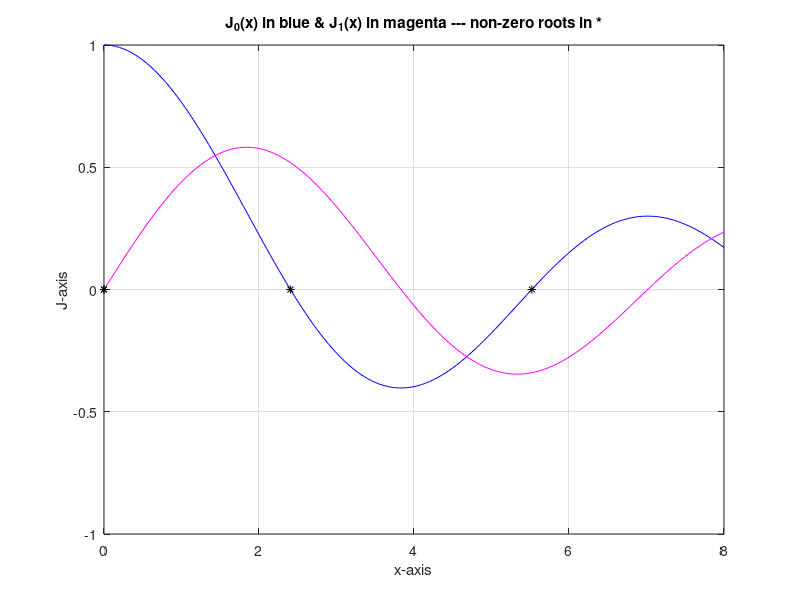

MATLAB code for this plot:
%
%  CA4_bessel.m -- djm -- 03 feb 2019
%

%  matrix size (kP = # of zeros, mP-1 = max bessel index)
kP = 2;
mP = kP;

%  matrix for zeros
Amk = zeros(mP,kP);

% Count for function evals
Nevals=0;

% Convergence tolerance
tol=1e-6; 

%  define bessel function
bfunc = @(x,mm) besselj(mm,x);

% % ======================================================================= %
% %                         PART 1: MATLABS FZERO                           %
% % ======================================================================= %
% %  fzero options - 2 versions
% opt1 = optimset('TolX',tol,'Display','final');
% opt2 = optimset('TolX',tol,'Display','iter');
% 
% %
% % The following section shows how to find some roots using fzero 
% % You can use this to create your all fzero code
% %
% mm = 0;
% 
% % Compute z_{0,1} using fzero - options version 1
% ri = [2,3];    % Initial Bracket
% [Amk(mm+1,1),err, exitflag,output] = fzero(@(x) bfunc(x,mm),ri,opt1);
% 
% % next root estimate
% root_est = Amk(mm+1, 1)+pi;
% a = root_est - (pi/2);
% b = root_est + (pi/2);
% disp(a);
% 
% % This tracks functions evals for fzero
% Nevals = Nevals + output.funcCount; 
% 
% % Compute z_{0,2} using fzero - options version 2
% ri = [a,b];    % Initial Bracket
% [Amk(mm+1,2),err,exitflag, output] = fzero(@(x) bfunc(x,mm),ri,opt2);
% Nevals = Nevals + output.funcCount; 
% 
% % ============================== Testing ================================ %
% 
% 
% % Compute z_{1,1} using fzero - options version 2
% ri = [Amk(mm+1,1),Amk(mm+2, 1)];    % Initial Bracket
% [Amk(mm+2,1),err,exitflag,output] = fzero(@(x) bfunc(x,mm),ri,opt2);
% Nevals = Nevals + output.funcCount; 
% 
% % next root estimate
% root_est = Amk(mm+2, 1)+pi;
% a = root_est - (pi/2);
% b = root_est + (pi/2);
% disp(a);
% 
% % Compute z_{1,2} using fzero - options version 2
% ri = [a,b];    % Initial Bracket
% [Amk(mm+2,2),err,exitflag,output] = fzero(@(x) bfunc(x,mm),ri,opt2);
% Nevals = Nevals + output.funcCount; 
% % ======================================================================= %
% 
% 
% return;

% ======================================================================= %
%                         PART 2: NEWTONS METHOD.                         %
% ======================================================================= %
%
% The following section shows how to find some roots using Newton's method 
% You can use this section to create your all Newton's method code
%
mm = 0;

nm = @(x,m) x - besselj(m,x)/(0.5*(besselj(m-1,x)-besselj(m+1,x)));

%Initial guess for z_{1,1}
z11i = 2.5;

zn=z11i;
check=1; 
%Root finding loop
while abs(check) > tol
    Amk(mm+1,1) = nm(zn,mm);
    check = Amk(mm+1,1)-zn;
    
    % Here we track function evals for Newton
    Nevals = Nevals + 3; 
    
    zn = Amk(mm+1,1);
end


%Initial guess for z_{1,2}
z12i = zn+pi;

Nevals=0; 
zn=z12i;
check=1; 
%Root finding loop
while abs(check) > tol
    Amk(mm+1,2) = nm(zn,mm);
    check = Amk(mm+1,2)-zn;
    
    % Here we track function evals for Newton
    Nevals = Nevals + 3; 
    
    zn = Amk(mm+1,2);
end

%
% Output 2x2 matrix and Nevals for checking
%
A22 = Amk(1:2,1:2)
Nevals

%  plot bessel function (useful for testing?)
figure(1000);  clf
xx = 0:0.05:8;
plot(xx,besselj(0,xx),'b');  hold on
plot(xx,besselj(1,xx),'m');
plot(A22,0*A22,'k*')
grid on
axis normal
title('J_0(x) in blue & J_1(x) in magenta --- non-zero roots in *')
xlabel('x-axis')
ylabel('J-axis')
